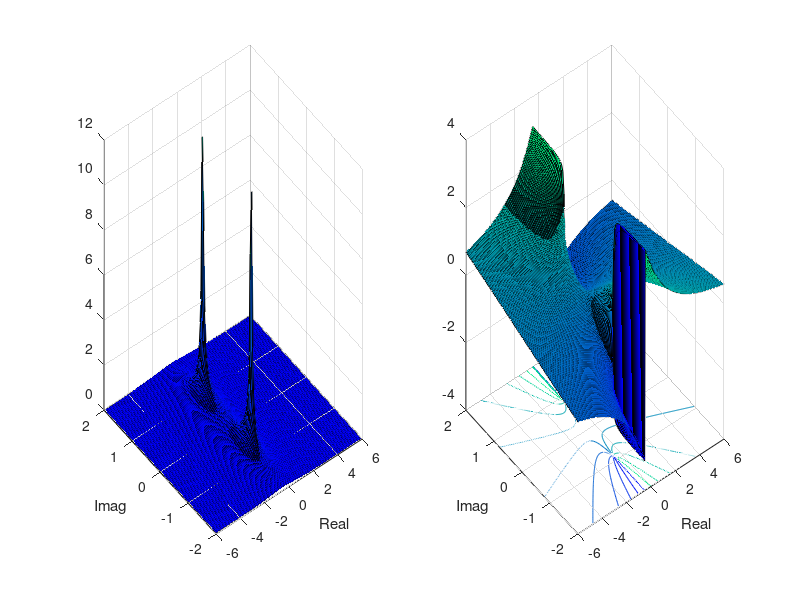

Write the MATLAB code that produced this figure.
x = -6:0.04:6;
y = -2:0.04:2;
[X,Y]=meshgrid(x,y);
%f=1+0*(X+1i*Y);
%f=2*(X+1i*Y);%f(z)=2z
%f=(X+1i*Y);%f(z)=z
%f=2*(X+1i*Y)+1;%f(z)=2z+1
%f=sin(X+1i*Y);%f(z)=sin(z)
%f=cos(X+1i*Y);%f(z)=cos(z)
%f=exp(X+1i*Y);%f(z)=e^z
%f=(X+1i*Y).^2+1;%f(z)=z^2+1
%f=(X+1i*Y).^2-1;%f(z)=z^2-1
f= (2*(X+1i*Y).^2+2*(X+1i*Y)+2).^-1;%f(z)=2z^2+2z+2
%f=(X+1i*Y).^(-1);%f(z)=1/z
%f=(X+1i*Y+1).^(-1);%f(z)=1/(z+1)

figure(1);

clf;
subplot(1,2,1);
surfc(x,y,abs(f));
xlabel('Real');
ylabel('Imag');
colormap jet;


subplot(1,2,2);
surfc(x,y,angle(f));
xlabel('Real');
ylabel('Imag');
colormap winter;
